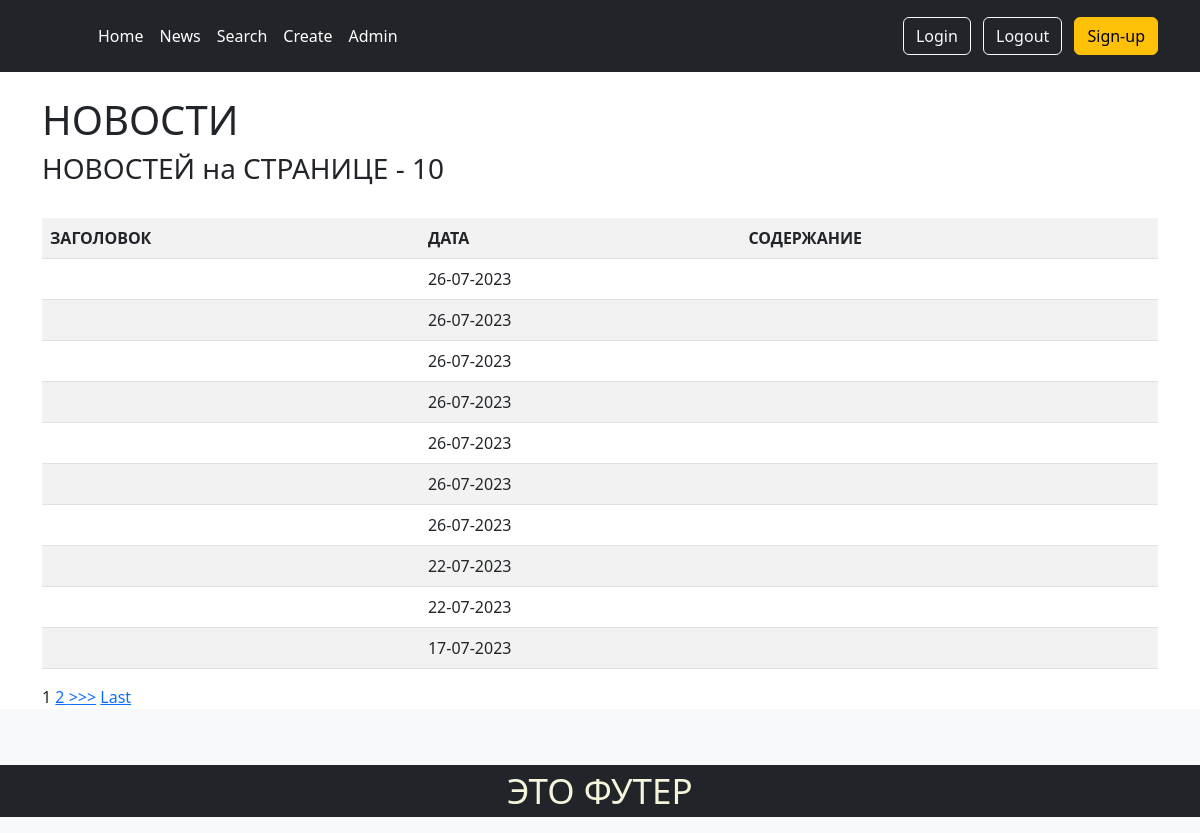
Before: /news/ with the older database file.
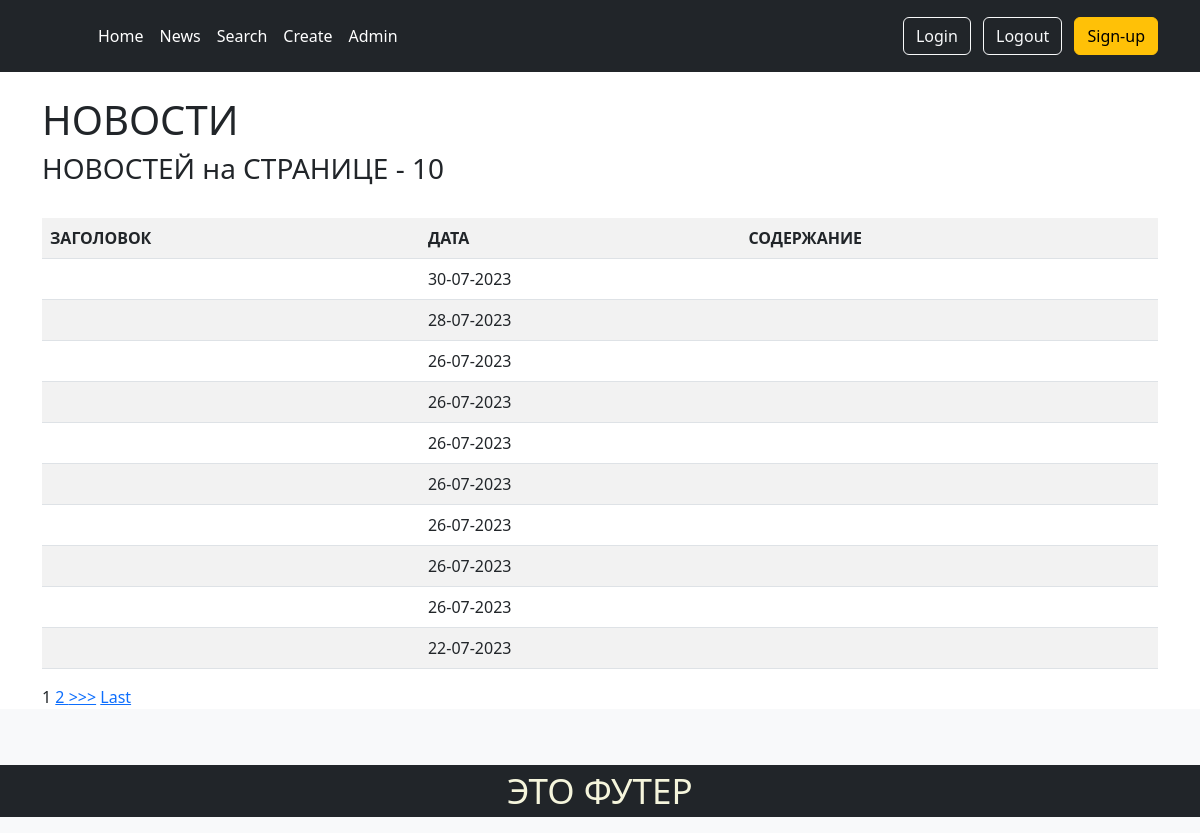
After: the same page with the newer database file.
### news/models.py (models this page shows, shortened)
class Post(models.Model):
    author = models.ForeignKey(Author, on_delete=models.CASCADE)
    NEWS = 'NW'
    ARTICLE = 'AR'
    CATEGORY_CHOICES = (
        (NEWS, 'Новость'),
        (ARTICLE, 'Статья'),
    )
    categoryType = models.CharField(
        max_length=2, choices=CATEGORY_CHOICES, default=ARTICLE)
    dateCreation = models.DateTimeField(auto_now_add=True)
    postCategory = models.ManyToManyField(Category, through='PostCategory')
    title = models.CharField(max_length=128)
    text = models.TextField()
    rating = models.SmallIntegerField(default=0)
    def preview(self):
        return self.text[:124] + '...'

### news/views.py (the view)
# urls.py: path('', PostList.as_view(), name='news'),
class PostList(ListView):
    model = Post
    template_name = 'news/posts.html'
    context_object_name = 'posts'
    ordering = ['-dateCreation']
    paginate_by = 10
    def get_context_data(self, **kwargs):
        context = super().get_context_data(**kwargs)
        context['choices'] = Post.CATEGORY_CHOICES
        return context

### news/templatetags/custom_filters.py (called while the page is built)
@register.filter(name='censor')
def censor(value):
    custom_badwords = ['нехорошие слова']
    profanity.add_censor_words(custom_badwords)
    censored = profanity.censor(value, '*$')
    return censored

### news/templates/news/posts.html (shortened to what this page needs)
{% extends 'layout/default.html' %}
{%load custom_filters%}
{% block content %}
<br>
<h1>НОВОСТИ</h1>
{% if posts %}
<h3>НОВОСТЕЙ на СТРАНИЦЕ - {{posts|length}}</h3>
<br>
<table class="table table-striped">
   <tr>
      <th scope="col">ЗАГОЛОВОК</th>
      <th scope="col">ДАТА</th>
      <th scope="col">СОДЕРЖАНИЕ</th>
   </tr>
   {% for i in posts %}
   <tr onclick="window.location='/news/{{i.pk}}'" style="cursor: pointer;">
      <td>{{ i.title|censor }}</td>
      <td>{{ i.dateCreation|date:'d-m-Y'}}</td>
      <td>{{ i.preview|truncatechars:50|censor}}</td>
   </tr>
   {% endfor %}
</table>
{%else%}
<h1>НОВОСТЕЙ - нету!!!</h1>
{%endif%}
{% include 'news/parts/paginator.html' %}
{% endblock content %}

Changed rows visible on the page:
no longer on this page (row unchanged): Post: dateCreation "22-07-2023"
no longer on this page (row unchanged): Post: dateCreation "17-07-2023"
added Post: dateCreation "30-07-2023"
added Post: dateCreation "28-07-2023"
